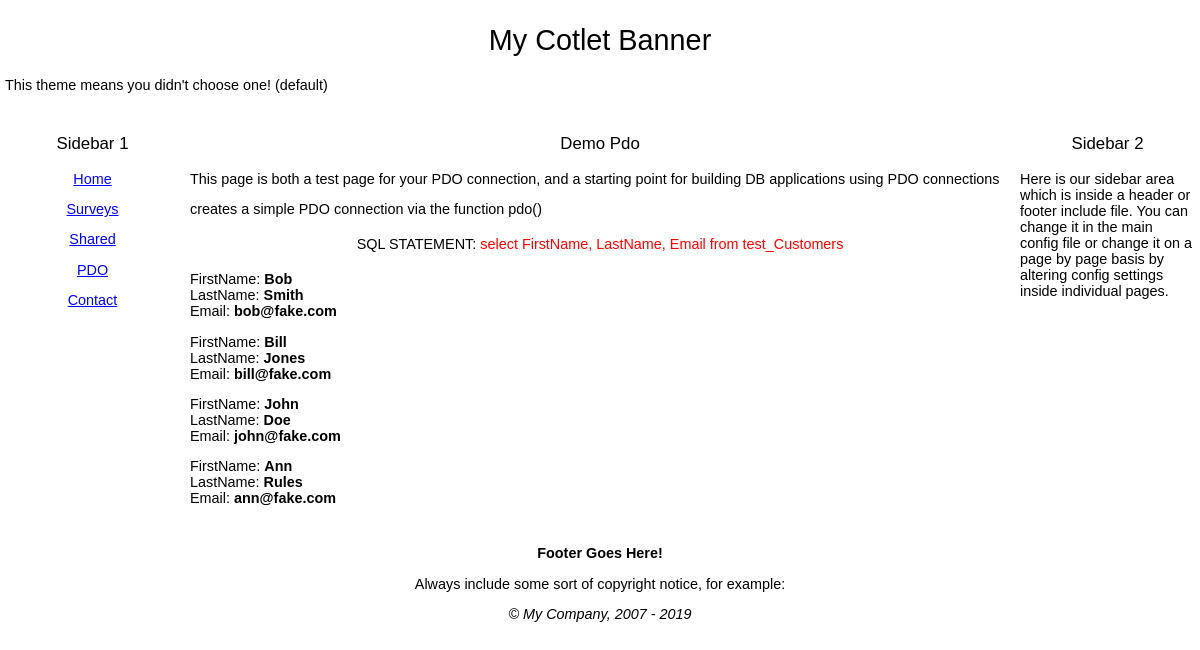
The app's page /demo-orig/demo_pdo.php with its own data.
### tables this page shows
create table test_Customers
( CustomerID int unsigned not null auto_increment primary key,
LastName varchar(50),
FirstName varchar(50),
Email varchar(80)
);

### demo-orig/demo_pdo.php (the view, shortened to what this page needs)
<?php
require '../inc_0700/config_inc.php';
$config->titleTag = smartTitle();
$sql = "select FirstName, LastName, Email from test_Customers";
?>
<h3 align="center"><?php echo $config->titleTag; ?></h3>
<p>This page is both a test page for your PDO connection, and a starting point for
building DB applications using PDO connections</p>
<p>creates a simple PDO connection via the function pdo()</p>
<?php
$db = pdo();
try {$result = $db->query($sql);} catch(PDOException $ex) {trigger_error($ex->getMessage(), E_USER_ERROR);}
echo '<div align="center"><h4>SQL STATEMENT: <font color="red">' . $sql . '</font></h4></div>';
if($result->rowCount() > 0)
{
	while($row = $result->fetch(PDO::FETCH_ASSOC))
	{
	   echo '<p>';
	   echo 'FirstName: <b>' . $row['FirstName'] . '</b><br />';
	   echo 'LastName: <b>' . $row['LastName'] . '</b><br />';
	   echo 'Email: <b>' . $row['Email'] . '</b><br />';
	   echo '</p>';
	}
}else{
	echo '<div align="center">Sorry, there are no records that match this query</div>';
}
?>

### wn19/include/default_style.css (style rules this page uses)
body { font-size: .9em; font-family: Verdana, Geneva, Arial, Helvetica, sans-serif; padding:0; margin:0; background-color:#FFFFFF; }
h1, h2, h3, h4, h5, h6 { font-weight: normal; }

### records on screen
test_customers: FirstName "Bob", LastName "Smith", Email "bob@fake.com"
test_customers: FirstName "Bill", LastName "Jones", Email "bill@fake.com"
test_customers: FirstName "John", LastName "Doe", Email "john@fake.com"
test_customers: FirstName "Ann", LastName "Rules", Email "ann@fake.com"

### other values on screen
$config->banner "My Cotlet Banner"
$aText[0] "Home"
$aText[0] "Surveys"
$aText[0] "Shared"
$aText[0] "PDO"
$aText[0] "Contact"
$config->titleTag "Demo Pdo"
$sql "select FirstName, LastName, Email from test_Customers"
